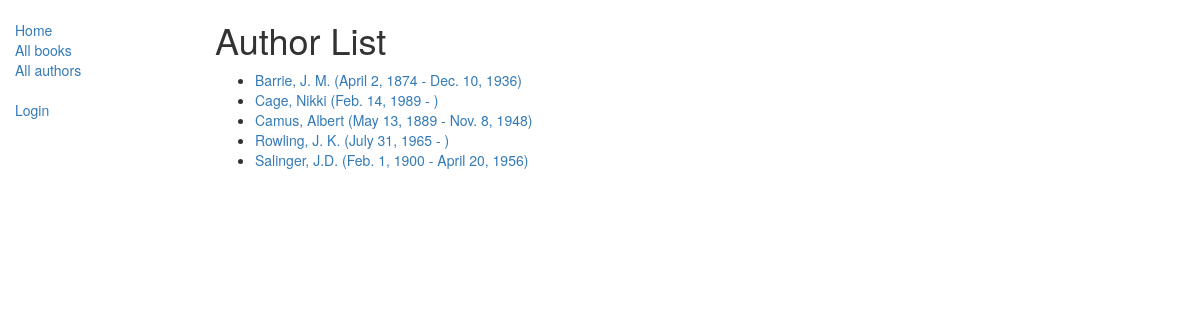
Screenshot of /catalog/authors/ with the database file from the repository.
### catalog/models.py (models this page shows)
class Author(models.Model):
    first_name = models.CharField(max_length=100)
    last_name = models.CharField(max_length=100)
    date_of_birth = models.DateField(null=True, blank=True)
    date_of_death = models.DateField('Died', null=True, blank=True)
    def get_absolute_url(self):
        return reverse('author-detail', args=[str(self.id)])
    def __str__(self):
        return '%s, %s' % (self.last_name, self.first_name)
    class Meta:
        ordering = ['last_name']

### catalog/views.py (the view)
class AuthorListView(generic.ListView):
    model = Author
    paginate_by = 10

### catalog/templates/catalog/author_list.html
{% extends "base_generic.html" %}
{% block content %}
    <h1>Author List</h1>
    {% if author_list %}
    <ul>
      {% for author in author_list %}
      {% if author.date_of_death %}
        <li>
          <a href="{{ author.get_absolute_url }}">{{ author }} ({{author.date_of_birth}} - {{author.date_of_death}})</a>
        </li>
      {% else %}
      <li>
        <a href="{{ author.get_absolute_url }}">{{ author }} ({{author.date_of_birth}} - )</a>
      </li>
      {% endif %}
      {% endfor %}
    </ul>
    {% else %}
      <p>There are no books in the library.</p>
    {% endif %}
{% endblock %}

### rows the page displays
Author: last_name+first_name "Barrie, J. M.", date_of_birth "April 2, 1874", date_of_death "Dec. 10, 1936"
Author: last_name+first_name "Cage, Nikki", date_of_birth "Feb. 14, 1989"
Author: last_name+first_name "Camus, Albert", date_of_birth "May 13, 1889", date_of_death "Nov. 8, 1948"
Author: last_name+first_name "Rowling, J. K.", date_of_birth "July 31, 1965"
Author: last_name+first_name "Salinger, J.D.", date_of_birth "Feb. 1, 1900", date_of_death "April 20, 1956"
